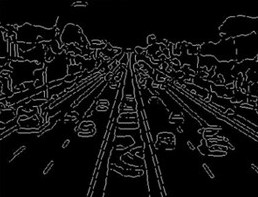
//> input picture Hough/hougha.jpg, 258 x 197 px
$ ./main   (built with g++ and OpenCV 4)
//> lines starting //> are read from the running program, lines starting //| are printed output that depends on the picture; after the words box and inside, x2 and y2 are one past the last pixel; in counts of white or black regions, pixels touching at a corner belong together
#include <opencv2/opencv.hpp>

using namespace std;
using namespace cv;

int main(int argc, char* arg[])
{
	Mat img0 = imread("hougha.jpg");
//> img0 is the input picture: 197 rows x 258 cols, CV_8UC3; min 0, max 175, mean 16.4
	Mat img;
	cvtColor(img0, img, CV_RGB2GRAY);

	int w = img.cols;
//> w = 258
	int h = img.rows;
//> h = 197
	unsigned char* data = img.data;
	int pmax = sqrt(w*w + h*h);
//> pmax = 324
	const int maxAngle = 180;
	Mat hough = Mat::zeros(Size(maxAngle, pmax), CV_32SC1);
	int* hdata = (int*) hough.data;
	memset(hdata, 0, sizeof(int) * pmax * maxAngle);
	const double pi = 3.14159;

	for (int i = 0; i < h; ++i)
	{
		for (int j = 0; j < w; j++)
		{
			if (data[i * w + j] > 100)
			{
				data[i * w + j] = 255;
				for (int m = 0; m < maxAngle; m ++)
				{
					double theta = m * 2 * pi / 180;
					double a = sin(theta);
					double b = (cos(theta));
					int p = (int)((j-w/2) * b + (i-h/2) * a);
					if(p>0)
					hdata[p * maxAngle + m] = hdata[p * maxAngle + m] + 1;
				}
			}
		}
	}
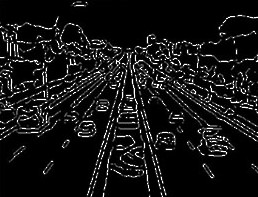
//> img: 197 rows x 258 cols, CV_8UC1; min 0, max 255, mean 21.9
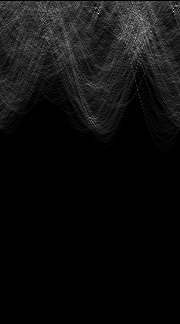
//> hough: 324 rows x 180 cols, CV_32SC1; min 0, max 53, mean 3; drawn with min black and max white
	double minA, maxA;
	Point locx, locy;
	minMaxLoc(hough, &minA, &maxA, &locx, &locy);
//> minA = 0; maxA = 53; locx = Point(0, 0); locy = Point(98, 13)

	Mat B;
	hough.convertTo(B, CV_8U, 255 / (maxA -minA));

	namedWindow("hough", WINDOW_AUTOSIZE);
	imshow("hough", B);
	waitKey(0);

	Point lines[2];
	int maxa[2] = { 0,0 };
	Point p[2];

	int count = 0;
	for (int m = 0; m < pmax; m++)
	{
		for (int n = 0; n < maxAngle; n++)
		{
			if (hdata[m * maxAngle + n] > maxa[0])
			{
				maxa[1] = maxa[0];
				p[1].x = p[0].x;
				p[1].y = p[0].y;
				maxa[0] = hdata[m * maxAngle + n];
				p[0].x = m;
				p[0].y = n;
			}
			else if (hdata[m * maxAngle + n] > maxa[1])
			{
				maxa[1] = hdata[m * maxAngle + n];
				p[1].x = m;
				p[1].y = n;
			}
		}
	}
//> after the loop, maxa = [53, 49]; p = 2 Points (x, y): [13, 98], [11, 173]

	for (int m = 0; m < 2; m++)
	{
		double theta = p[m].y * 2 * pi / 180;
		double pp = p[m].x;
		if (theta == 0)
		{
			int x = pp;
			line(img, Point(x, 0), Point(x, h), Scalar(255, 255,255), 2);
			continue;
		}
		for (int x = 0; x < w; x++)
		{
			int y = (pp - (x-w/2) * cos(theta)) / sin(theta) + h/2;
			circle(img, Point(x, y), 2, Scalar(255, 255,255), 2);
		}
	}
//> this loop made 2 passes
//> (theta, pp) on passes 1 to 2: (3.42, 13), (6.04, 11)
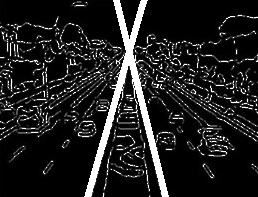
//> img: 197 rows x 258 cols, CV_8UC1; 4.72% of pixels changed, all inside (x1, y1, x2, y2) = (84, 0, 169, 197)
	imshow("image0", img0);
	imshow("image", img);
	waitKey(0);
}

$ run again, with Hough/hough.jpg copied over Hough/hougha.jpg
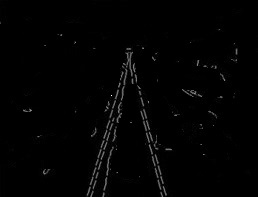
//> input picture Hough/hough.jpg, 258 x 197 px
//> img0 is the input picture: 197 rows x 258 cols, CV_8UC3; min 0, max 255, mean 2.7
//> after the loop `for (int i = 0; i < h; ++i)`:
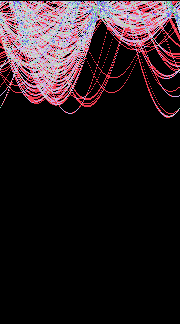
//> hough: 324 rows x 180 cols, CV_32SC1; 26 distinct labels, from 0 to 56; one colour per label, 0 black
//> minA = 0; maxA = 56; locx = Point(0, 0); locy = Point(98, 13)
//> after the loop `for (int m = 0; m < pmax; m++)`: maxa = [56, 50]; p = 2 Points (x, y): [13, 98], [11, 173]
//> the loop `for (int m = 0; m < 2; m++)` made 2 passes
//> (theta, pp) on passes 1 to 2: (3.42, 13), (6.04, 11)
//> after the loop `for (int m = 0; m < 2; m++)`:
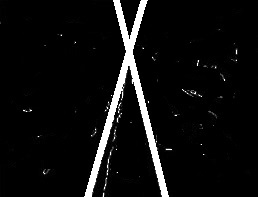
//> img: 197 rows x 258 cols, CV_8UC1; min 0, max 255, mean 14.8
